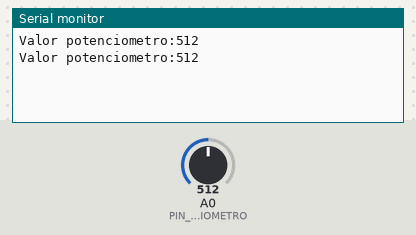
The sketch below on a simulated Arduino Uno, built with avr-gcc and run on an emulated ATmega328P. Parts: the last lines printed to the serial monitor. Inputs (shaded band) come from the test bench; at power-on: A0 (PIN_POTENCIOMETRO) = 512.

Above: at 1.8 s.
1.9 s: A0 (PIN_POTENCIOMETRO) set to 716
At 2.8 s:
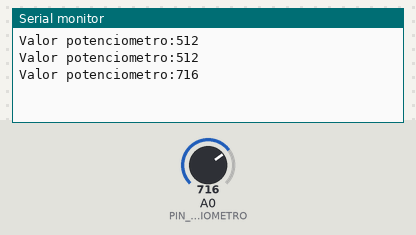
3.4 s: A0 (PIN_POTENCIOMETRO) set to 900
At 4.8 s:
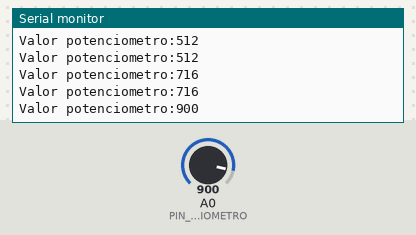
Timing chart, 0 to 6.4 s (numbered marks = the images above; inputs shaded):
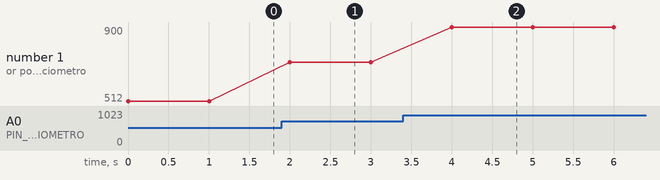

Measured:
- after the input at 1.9 s, the serial monitor: prints a new line after 0.10 s (image 1)
- after the input at 3.4 s, the serial monitor: prints a new line after 0.60 s (image 2)
- plotted number 1: 512 → 716 after the input at 1.9 s, 716 → 900 after the input at 3.4 s

The sketch:

_7.3_Potenciometro.ino
```cpp
/*
Curso de Arduino

Lectura de valor de potenciometro conectado a pin analógico A0

Conexiones

Potenciómetro:
  El terminal de un extremo conectado a 5V
  El terminal del otro extremo conectado a GND
  El terminal central  conectado a A0


by JAVacasM
 */


/* ==== Includes - Librerias==== */
/* ====  END Includes ==== */

/* ==== Defines - Constantes ==== */
#define PIN_POTENCIOMETRO   A0
#define TIEMPO_ESPERA       1000 // 1000 milisegundos = 1 segundo
/* ==== END Defines ==== */

/* ==== Variables Globales ==== */
/* ==== END Global Variables ==== */


/* ==== Funciones a usar - Prototipos ==== */
/* ==== END Prototipos ==== */

/* ==== Setup - Configuracion ==== */
void setup() {
  Serial.begin(9600); // Activamos la comunicación serie con el PC
  // No es necesario hacer pinMode con los pines Analógicos
}
/* ==== END Setup ==== */

/* ==== Loop - Codigo que se repite==== */
void loop() {
  int iValorPotenciometro=analogRead(PIN_POTENCIOMETRO);

  Serial.print("Valor potenciometro:");
  Serial.println(iValorPotenciometro);

  delay(TIEMPO_ESPERA);
}
/* ==== End Loop ==== */

/* ==== Funciones ==== */

/* ==== END Functions ==== */
```
